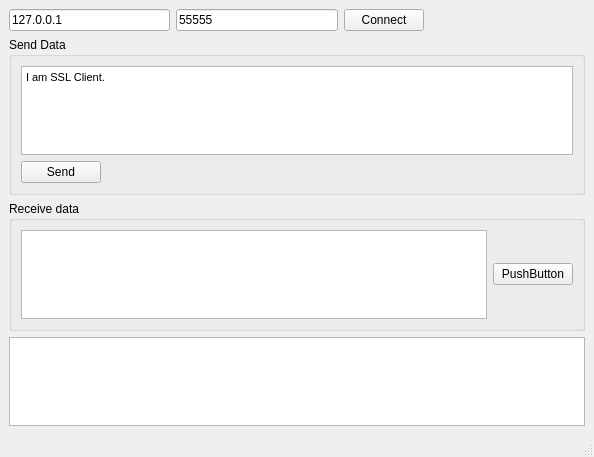
<?xml version="1.0" encoding="UTF-8"?>
<ui version="4.0">
 <class>MainWindow</class>
 <widget class="QMainWindow" name="MainWindow">
  <property name="geometry">
   <rect>
    <x>0</x>
    <y>0</y>
    <width>594</width>
    <height>457</height>
   </rect>
  </property>
  <property name="windowTitle">
   <string>MainWindow</string>
  </property>
  <widget class="QWidget" name="centralwidget">
   <layout class="QVBoxLayout" name="verticalLayout_2">
    <item>
     <layout class="QVBoxLayout" name="verticalLayout">
      <item>
       <layout class="QHBoxLayout" name="horizontalLayout">
        <item>
         <widget class="QLineEdit" name="ip">
          <property name="text">
           <string>127.0.0.1</string>
          </property>
         </widget>
        </item>
        <item>
         <widget class="QLineEdit" name="port">
          <property name="text">
           <string>55555</string>
          </property>
         </widget>
        </item>
        <item>
         <widget class="QPushButton" name="button_connect">
          <property name="text">
           <string>Connect</string>
          </property>
         </widget>
        </item>
        <item>
         <spacer name="horizontalSpacer">
          <property name="orientation">
           <enum>Qt::Horizontal</enum>
          </property>
          <property name="sizeHint" stdset="0">
           <size>
            <width>40</width>
            <height>20</height>
           </size>
          </property>
         </spacer>
        </item>
       </layout>
      </item>
      <item>
       <widget class="QGroupBox" name="groupBox">
        <property name="title">
         <string>Send Data</string>
        </property>
        <layout class="QVBoxLayout" name="verticalLayout_4">
         <item>
          <layout class="QVBoxLayout" name="verticalLayout_3">
           <item>
            <widget class="QTextEdit" name="textEdit">
             <property name="html">
              <string>&lt;!DOCTYPE HTML PUBLIC &quot;-//W3C//DTD HTML 4.0//EN&quot; &quot;http://www.w3.org/TR/REC-html40/strict.dtd&quot;&gt;
&lt;html&gt;&lt;head&gt;&lt;meta name=&quot;qrichtext&quot; content=&quot;1&quot; /&gt;&lt;style type=&quot;text/css&quot;&gt;
p, li { white-space: pre-wrap; }
&lt;/style&gt;&lt;/head&gt;&lt;body style=&quot; font-family:'Ubuntu'; font-size:11pt; font-weight:400; font-style:normal;&quot;&gt;
&lt;p style=&quot; margin-top:0px; margin-bottom:0px; margin-left:0px; margin-right:0px; -qt-block-indent:0; text-indent:0px;&quot;&gt;&lt;span style=&quot; font-family:'MS Shell Dlg 2'; font-size:8.25pt;&quot;&gt;I am SSL Client.&lt;/span&gt;&lt;/p&gt;&lt;/body&gt;&lt;/html&gt;</string>
             </property>
             <property name="placeholderText">
              <string/>
             </property>
            </widget>
           </item>
           <item>
            <layout class="QHBoxLayout" name="horizontalLayout_2">
             <item>
              <widget class="QPushButton" name="button_send">
               <property name="text">
                <string>Send</string>
               </property>
              </widget>
             </item>
             <item>
              <spacer name="horizontalSpacer_2">
               <property name="orientation">
                <enum>Qt::Horizontal</enum>
               </property>
               <property name="sizeHint" stdset="0">
                <size>
                 <width>40</width>
                 <height>20</height>
                </size>
               </property>
              </spacer>
             </item>
            </layout>
           </item>
          </layout>
         </item>
        </layout>
       </widget>
      </item>
      <item>
       <widget class="QGroupBox" name="gb_receive_data">
        <property name="title">
         <string>Receive data</string>
        </property>
        <layout class="QGridLayout" name="gridLayout">
         <item row="0" column="0">
          <widget class="QTextEdit" name="edt_receive_data"/>
         </item>
         <item row="0" column="1">
          <widget class="QPushButton" name="pushButton">
           <property name="text">
            <string>PushButton</string>
           </property>
          </widget>
         </item>
        </layout>
       </widget>
      </item>
      <item>
       <widget class="QTextEdit" name="log"/>
      </item>
     </layout>
    </item>
   </layout>
  </widget>
  <widget class="QMenuBar" name="menubar">
   <property name="geometry">
    <rect>
     <x>0</x>
     <y>0</y>
     <width>594</width>
     <height>25</height>
    </rect>
   </property>
  </widget>
  <widget class="QStatusBar" name="statusbar"/>
 </widget>
 <resources/>
 <connections/>
</ui>
